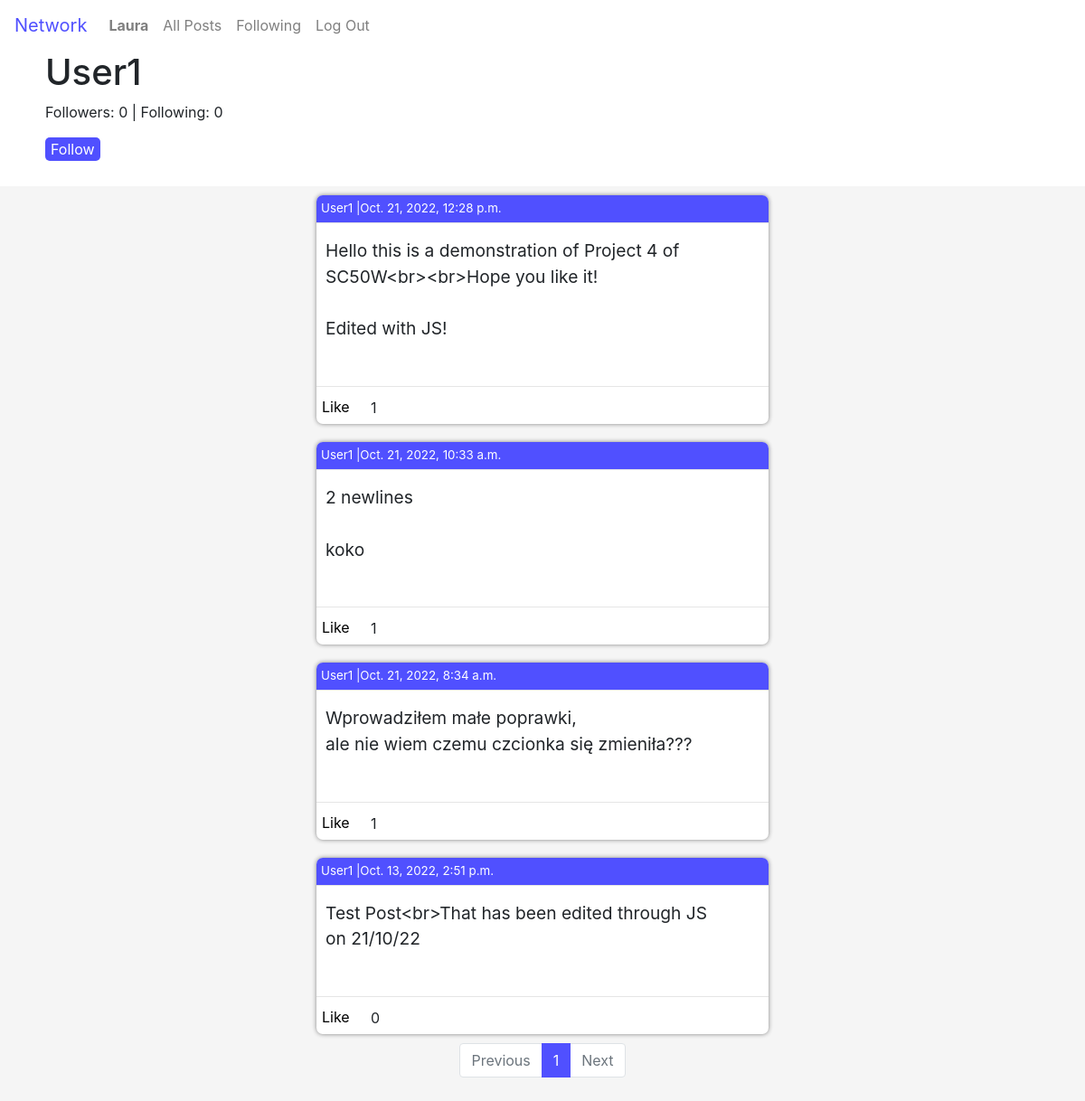
Page /profile/5 (signed in) on the committed database.
### network/models.py (models this page shows)
class User(AbstractUser):
    is_following = models.ManyToManyField('self', symmetrical=False, related_name='followed_by')
    followers = models.ManyToManyField('self', symmetrical=False)
    def __str__(self):
        return f'{self.username}'

class Post(models.Model):
    poster = models.ForeignKey(User, on_delete=models.CASCADE, related_name='posts')
    timestamp = models.DateTimeField(auto_now_add=True)
    body = models.TextField(max_length=300)
    likes = models.ManyToManyField(User, related_name='likes')

### network/views.py (the view, shortened to what this page needs)
# urls.py: path("profile/<str:user_id>", views.profile_page, name="profile"),
@login_required(login_url = 'login')
def profile_page(request, user_id):
    user = User.objects.get(id=user_id)
    followers = len(user.followers.all())
    following = len(user.is_following.all())
    posts = user.posts.all().order_by('-timestamp')
    paginator = Paginator(posts, 10)
    page_number = request.GET.get('page')
    page_obj = paginator.get_page(page_number)
    same_user = False
    if request.user == user:
        same_user = True
    if request.user in user.followers.all():
        follow = True
    else:
        follow = False
    context = {
        'user':user,
        'followers':followers,
        'following':following,
        'follow':follow,
        'same_user': same_user,
        'page_obj':page_obj,
    }
    return render(request, 'network/profile.html', context)

### network/templates/network/profile.html (shortened to what this page needs)
{% extends "network/layout.html" %}
{% load static %}
{% block body %}
<div class='profile_info'>
<h1>{{user.username}}</h1>
<p>Followers: {{followers}} | Following: {{following}}</p>
{% if not same_user %}
  {% if follow %}
  {% csrf_token %}
  <button class='follow_button'>Unfollow</button>
  {% else %}
  <button class='follow_button'>Follow</button>
  {% endif %}
{% endif %}
</div>
<div id='feed'>
{% for post in page_obj %}
  <div class='post'>
      <div class='poster'>
          <p class='poster_text'>
          <a href='{% url 'profile'  post.poster.id %}' class='profile_link'>{{post.poster}}</a>
          |{{post.timestamp}}
          </p>
      </div>
      <hr>
      <div class='post_body' id='post_div_{{ post.id }}'>
          <p class='post_body_text' id='post_{{ post.id }}'>{{post.body}}
      </div>
      <hr>
      <div class='post_likes'>
        {% if request.user.is_authenticated %}
          {% if request.user in post.likes.all %}
          <button class='like_button' id='like_button_{{post.id}}'>Unlike</button>
          {% elif request.user not in post.likes.all %}
          <button class='like_button' id='like_button_{{post.id}}'>Like</button>
          {% endif %}
        {% endif %}
          <p class='likes' id='likes_{{post.id}}'>{{post.likes.all.count}}</p>
      </div>
  </div>
{% endfor %}
<div class="pagination">
  <nav aria-label="Posts page navigation ">
    <ul class="pagination">
        {% if page_obj.has_previous%}
        <li class="page-item"><a class="page-link" href="?page={{ page_obj.previous_page_number }}">Previous</a></li>
        <li class="page-item"><a class="page-link" href="?page=1">1</a></li>
        {% else %}
        <li class="page-item disabled"><span class="page-link">Previous</span></li>
        {% endif %}
        <li class="page-item active"><span class="page-link" href="#">{{ page_obj.number }}</a></li>
        {% if page_obj.has_next %}
        <li class="page-item"><a class="page-link" href="?page={{ page_obj.next_page_number }}">{{ page_obj.next_page_number}}</a></li>
        <li class="page-item"><a class="page-link" href="?page={{ page_obj.paginator.num_pages }}">Next</a></li>
        {% else %}
        <li class="page-item disabled"><span class="page-link">Next</span></li>
        {% endif %}
    </ul>
</nav>
</div>
</div>
{% endblock %}

### network/templates/network/layout.html (shortened to what this page needs)
{% load static %}
<!DOCTYPE html>
<html lang="en">
    <head>
        <link rel="stylesheet" href="https://cdn.jsdelivr.net/npm/bootstrap@4.3.1/dist/css/bootstrap.min.css">
        <link href="{% static 'network/styles.css' %}" rel="stylesheet">
    </head>
    <body>
        <nav class="navbar navbar-expand-lg navbar-light">
            <a class="navbar-brand" href="{% url 'index' %}">Network</a>
            <div>
              <ul class="navbar-nav mr-auto">
                {% if user.is_authenticated %}
                    <li class="nav-item">
                        <a class="nav-link" href="{% url 'profile' request.user.id %}"><strong>{{ request.user.username }}</strong></a>
                    </li>
                {% endif %}
                <li class="nav-item">
                  <a class="nav-link" href="{% url 'index' %}">All Posts</a>
                </li>
                {% if user.is_authenticated %}
                    <li class="nav-item">
                        <a class="nav-link" href="{% url 'following' %}">Following</a>
                    </li>
                    <li class="nav-item">
                        <a class="nav-link" href="{% url 'logout' %}">Log Out</a>
                    </li>
                {% endif %}
              </ul>
            </div>
          </nav>
        <div class="body">
            {% block body %}
            {% endblock %}
        </div>
    </body>
</html>

### network/static/network/styles.css (style rules this page uses)
hr { margin-top:0 }
.navbar-light .navbar-brand { color:rgb(80, 80, 255) }
.page-item.active .page-link { background-color:rgb(80, 80, 255); border-color:rgb(80, 80, 255); }
.page-link { color: rgb(80, 80, 255); transition: 0.5s; }
#feed { padding:0 300px 10px 300px; justify-content: center; align-items: center; display: flex; flex-direction: column; background-color: whitesmoke; margin-bottom:0; }
.post { background-color: white; box-shadow:0 0 5px gray; width:500px; height:auto; min-height: 100px; margin:10px; overflow-wrap: break-word; border-radius:7px; padding:none; }
.poster { font-size: smaller; margin-bottom: none; background-color: rgb(80, 80, 255); border-radius: 7px 7px 0 0 ; padding: 5px; }
.poster_text { margin-bottom: 0; color:white }
.post_body { font-size: larger; position:relative; padding: 0 10px 0 10px; }
.post_body_text { margin: 0 0 20px 0; white-space: pre-wrap; }
.post_likes { bottom:0px; height:25px; position:relative; display:flex; flex-direction: row; margin-top:0; }
.like_button { height:25px; border:none; border-radius:0 5px 0 5px; position:absolute; left:0; background-color: transparent; transition-duration: 0.5s; bottom: 7px }
.likes { position:absolute; left:55px; padding-left:5px; bottom: -10px }
.profile_link { color:white; transition-duration: 0.5s; }
.profile_info { display:block; height: 150px; width:100%; padding: 0 50px 0 50px; }
.follow_button { border: none; border-radius: 5px; background-color: rgb(80, 80, 255); color: white; transition-duration: 0.5s; }

### rows in the picture
User: user.username "Laura"
User: username "User1"
Post: poster "User1", timestamp "Oct. 21, 2022, 12:28 p.m.", body "Hello this is a demonstration of Project 4 of SC50W<br><br>Hope you like it! Edited with JS!", likes.all.count "1"
Post: poster "User1", timestamp "Oct. 21, 2022, 10:33 a.m.", body "2 newlines koko", likes.all.count "1"
Post: poster "User1", timestamp "Oct. 21, 2022, 8:34 a.m.", body "Wprowadziłem małe poprawki, ale nie wiem czemu czcionka się zmieniła???", likes.all.count "1"
Post: poster "User1", timestamp "Oct. 13, 2022, 2:51 p.m.", body "Test Post<br>That has been edited through JS on 21/10/22", likes.all.count "0"

### other values in the picture
{{ followers }} "0"
{{ following }} "0"
{{ page_obj.number }} "1"
